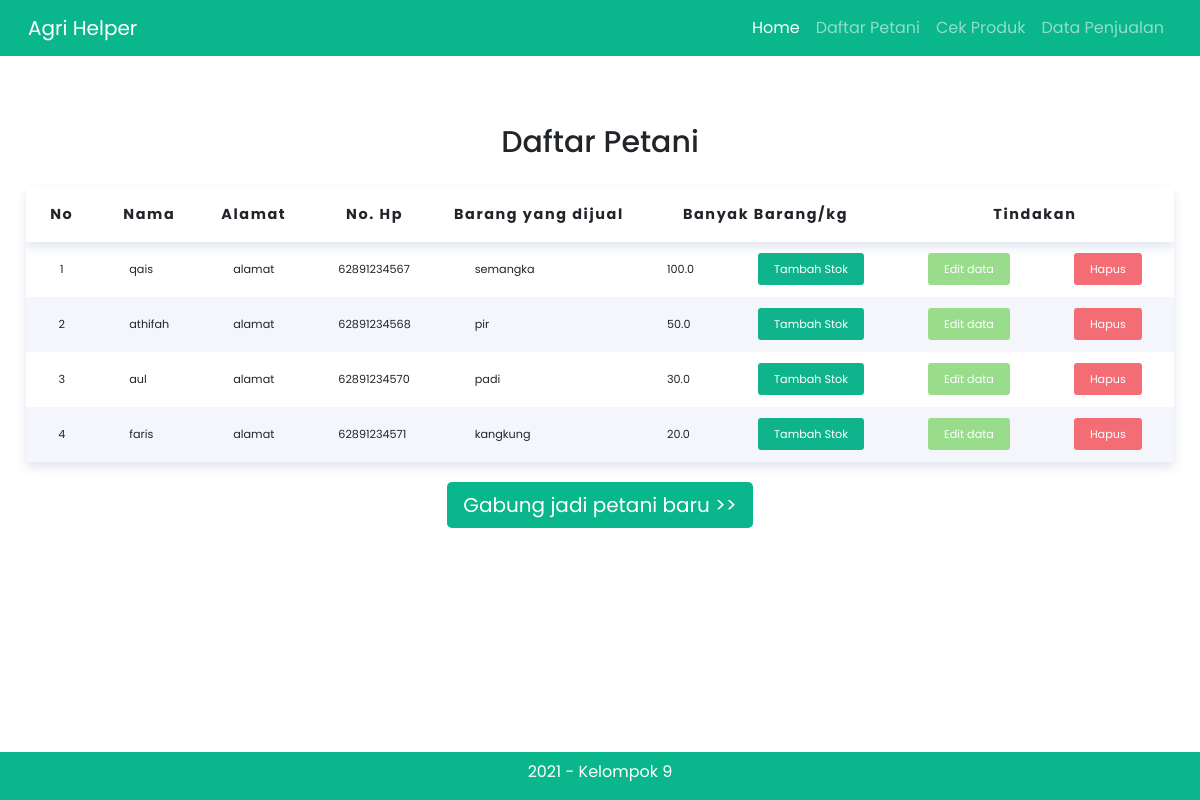
The app's page /listpetani.php with its own data.
### tables this page shows
CREATE TABLE `petani` (
  `id_petani` int(11) NOT NULL AUTO_INCREMENT,
  `petani_produk` varchar(255) NOT NULL,
  `nama` varchar(255) NOT NULL,
  `alamat` text NOT NULL,
  `nomor_hp` varchar(20) NOT NULL,
  CONSTRAINT petani_ID_PK PRIMARY KEY(id_petani)
);

CREATE TABLE `produk` (
  `id_produk` int(11) NOT NULL AUTO_INCREMENT,
  `nama_produk` varchar(255) NOT NULL,
  `berat_barang` float(5,1) NOT NULL,
  `tanggal_panen` date NULL DEFAULT CURRENT_DATE,
  `harga_barang` decimal(10,2) NOT NULL,
  CONSTRAINT produk_id_PK PRIMARY KEY(id_produk),
  CONSTRAINT produk_barangID_FK FOREIGN KEY(nama_produk) REFERENCES barang(nama_barang)
);

### listpetani.php (the view, shortened to what this page needs)
<?php
include "navigation/header.php";
?>
    <h1 class="list-title">Daftar Petani</h1>
    <div class="row justify-content-center">
    <div class="col-auto">
    <table>
      <thead>
        <tr class="text-center">
          <th scope="col">No</th>
          <th scope="col">Nama</th>
          <th scope="col">Alamat</th>
          <th scope="col">No. Hp</th>
          <th scope="col">Barang yang dijual</th>
          <th scope="col" colspan='2'>Banyak Barang/kg</th>
          <th scope="col" colspan='2'>Tindakan</th>
        </tr>
      </thead>
      <tbody>
    <?php
		$query = mysqli_query($conn, "SELECT * FROM petani");
    $query2 = mysqli_query($conn, "SELECT * FROM produk");
		$no=1;
		while($petani = mysqli_fetch_array($query)){
			echo "<tr>";
			echo "<td class='text-center'>".$no++."</td>";
			echo "<td>".$petani['nama']."</td>";
			echo "<td>".$petani['alamat']."</td>";
			echo "<td>".$petani['nomor_hp']."</td>";
			$produk = mysqli_fetch_array($query2);
			echo "<td>".$produk['nama_produk']."</td>";
			echo "<td>".$produk['berat_barang']."</td>";
      echo "<td class='text-center'>";
			echo "<a class='tambah' href='stok.php?id=".$produk['id_produk']."'>Tambah Stok</a>";
			echo "</td>";
      echo "<td class='text-center'>";
			echo "<a class='edit' href='edit.php?id=".$petani['id_petani']."'>Edit data</a>";
			echo "</td>";
      echo "<td class='text-center'>";
			echo "<a class='hapus' href='hapus.php?id_petani=".$petani['id_petani']."'>Hapus</a>";
			echo "</td>";
			echo "</tr>";
			}
		?>
      </tbody>
    </table>
    </div>
    </div>
    <div class="bttn">
      <div class="row">
        <div class="col text-center">
          <a class="btn btn-primary btn-lg" href="form.php" role="button">Gabung jadi petani baru >></a>
        </div>
      </div>
    </div>
<?php
include "navigation/footer.php";
?>

### css/liststyle.css (style rules this page uses)
* { font-family: "poppins", sans-serif; }
table { border-collapse: collapse; box-shadow: 0 5px 10px #e1e5ee; background-color: white; overflow: hidden; }
thead { box-shadow: 0 5px 10px #e1e5ee; }
th { padding: 1rem 0.7rem; letter-spacing: 0.1rem; font-size: 0.9rem; font-weight: 700; }
tr:nth-child(even) { background-color: #f4f6fb ; }
td { padding: 1.2rem 2rem; font-size: 0.7rem; }
.hapus { border-radius: 0.2rem; background-color: #f46d75; padding: 0.5rem 1rem; text-align: center; color: white; transition-duration: 0.4s; text-decoration: none; }
.edit { border-radius: 0.2rem; background-color: #98dc8c; padding: 0.5rem 1rem; text-align: center; color: white; transition-duration: 0.4s; text-decoration: none; }
.tambah { border-radius: 0.2rem; background-color: #10b48c; padding: 0.5rem 1rem; text-align: center; color: white; transition-duration: 0.4s; text-decoration: none; }
.bttn { padding-top: 20px; }
a.btn.btn-primary.btn-lg { background: #0ab68b; border: none; }
.list-title { text-align: center; font-size: 30px; padding-top: 20px; padding-bottom: 20px; }

### css/index-style.css (style rules this page uses)
a.btn.btn-primary.btn-lg { background: #0ab68b; border: none; }

### records on screen
petani: nama "qais", alamat "alamat", nomor_hp "62891234567", produk.nama_produk "semangka", produk.berat_barang "100.0"
petani: nama "athifah", alamat "alamat", nomor_hp "62891234568", produk.nama_produk "pir", produk.berat_barang "50.0"
petani: nama "aul", alamat "alamat", nomor_hp "62891234570", produk.nama_produk "padi", produk.berat_barang "30.0"
petani: nama "faris", alamat "alamat", nomor_hp "62891234571", produk.nama_produk "kangkung", produk.berat_barang "20.0"
